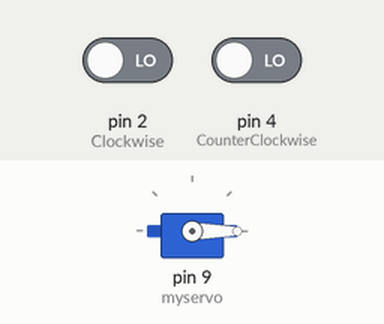
Simulated run of this sketch. Board: Arduino Uno, built with avr-gcc and run on an emulated ATmega328P. On the bench: servo. The test bench sets the inputs (shaded band); at power-on: pin 4 (CounterClockwise) LOW, pin 2 (Clockwise) LOW.

Above: at 1.2 s.
1.3 s: pin 4 (CounterClockwise) driven HIGH
At 1.6 s:
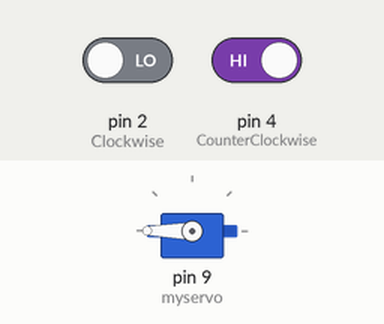
2.8 s: pin 4 (CounterClockwise) driven LOW
At 3.9 s:
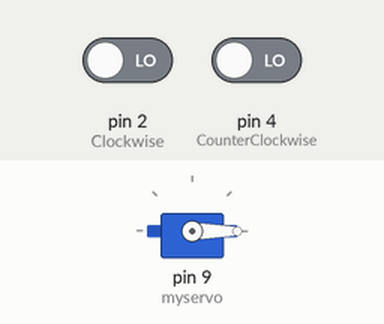
Timing chart, 0 to 5.8 s (numbered marks = the images above; inputs shaded):
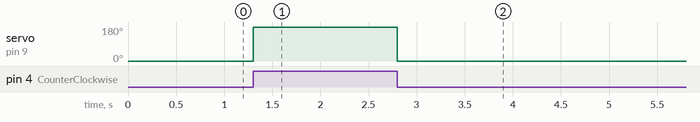

The sketch:

ServoMotorWith2Buttons.ino
```cpp
// Electronics and Electrical Engineering
// Task 3
//Servo Motor with Clockwise Button and Counter Clockwise button


#include <Servo.h>
Servo myservo;
int Clockwise =2;
int CounterClockwise =4;
void setup(){
  pinMode(Clockwise ,INPUT);
  pinMode(CounterClockwise,INPUT);
  myservo.attach(9);
}
void loop(){
  if(digitalRead(Clockwise) == HIGH){
    myservo.write(-360);
  }
  if(digitalRead(CounterClockwise) == HIGH){
    myservo.write(360);
  }else{
    myservo.write(0);
  }
}
```

Measured:
- after the input at 1.3 s, servo on pin 9 (myservo): 0° → 180° at once
- after the input at 2.8 s, servo on pin 9 (myservo): 180° → 0° at once
